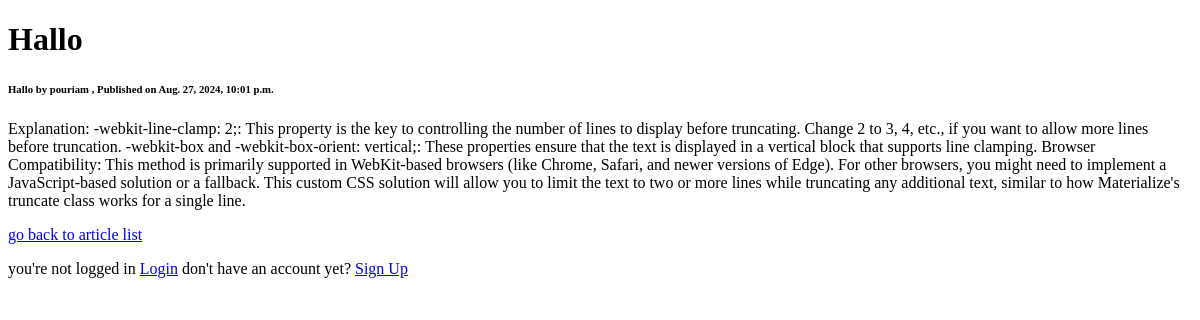
The app's page /article/16/, older data.
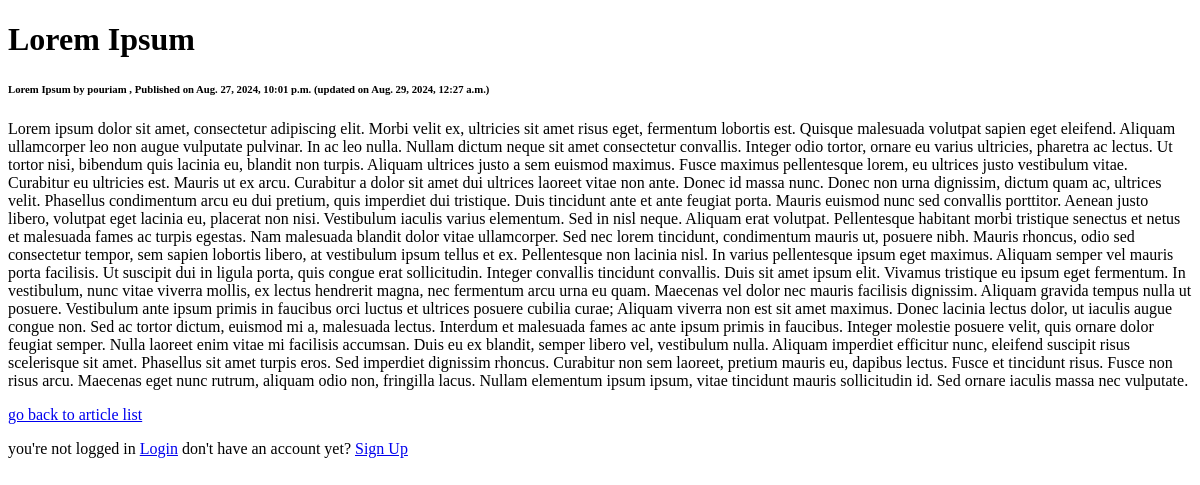
The same page, newer data.
### blog_app/models.py (models this page shows, shortened)
class Article(models.Model):
    title = models.CharField(
            max_length=200,
            validators=[MinLengthValidator(4, "Title must be greater than 4 characters")],
    )
    body = models.TextField(null=True)
    authors = models.ManyToManyField('UserProfile', through='AuthoredThrough', blank=False)
    created_at = models.DateTimeField(auto_now_add=True)
    updated_at = models.DateTimeField(auto_now=True)

### blog_app/views.py (the view)
# urls.py: path('article/<int:pk>/', ArticleDetailView.as_view(), name='article_detail'),
class ArticleDetailView(DetailView):
    model = Article
    template_name = 'blog_app/article_detail.html'
    context_object_name = 'article'
    def get_context_data(self, **kwargs):
        context = super().get_context_data(**kwargs)
        if self.request.user.is_authenticated:
            user_profile = UserProfile.objects.get(user=self.request.user)
            context['user_role'] = user_profile.role
        else:
            context['user_role'] = None
        context['ADMIN_ROLE'] = UserProfile.ADMIN
        return context

### blog_app/templates/blog_app/article_detail.html (shortened to what this page needs)
<!DOCTYPE html>
<html lang="en">
<head>
</head>
<body>
    <h1>
        {{ article.title }}
    </h1>
    <h6>
        {{ article.title }} by
        {% for author in article.authors.all %}
            {{ author.user.username }}{% if not forloop.last %}, {% endif %}
        {% endfor %}, Published on {{ article.created_at }}
        {% if article.updated_at != article.created_at %}
          (updated on {{ article.updated_at }})
        {% endif %}
    </h6>
    <p>
        {{ article.body }}
    </p>
    <a href="{% url 'blog_app:article_list' %}">go back to article list</a>
    {% include "blog_app/login_status.html" %}
</body>
</html>

Row changes from the older to the newer data that the page shows:
changed Article: title "Hallo" → "Lorem Ipsum"; updated_at (not shown) → "Aug. 29, 2024, 12:27 a.m."; body "Explanation: -webkit-line-clamp: 2;: This property is the key to controlling the number of lines to display before truncating. Change 2 to 3, 4, etc., if you want to allow more lines before truncation. -webkit-box and -webkit-box-orient: vertical;: These properties ensure that the text is displayed in a vertical block that supports line clamping. Browser Compatibility: This method is primarily supported in WebKit-based browsers (like Chrome, Safari, and newer versions of Edge). For other browsers, you might need to implement a JavaScript-based solution or a fallback. This custom CSS solution will allow you to limit the text to two or more lines while truncating any additional text, similar…" → "Lorem ipsum dolor sit amet, consectetur adipiscing elit. Morbi velit ex, ultricies sit amet risus eget, fermentum lobortis est. Quisque malesuada volutpat sapien eget eleifend. Aliquam ullamcorper leo non augue vulputate pulvinar. In ac leo nulla. Nullam dictum neque sit amet consectetur convallis. Integer odio tortor, ornare eu varius ultricies, pharetra ac lectus. Ut tortor nisi, bibendum quis lacinia eu, blandit non turpis. Aliquam ultrices justo a sem euismod maximus. Fusce maximus pellentesque lorem, eu ultrices justo vestibulum vitae. Curabitur eu ultricies est. Mauris ut ex arcu. Curabitur a dolor sit amet dui ultrices laoreet vitae non ante. Donec id massa nunc. Donec non urna…"
Text that changed along with them:
text now shown: "(updated on )"
